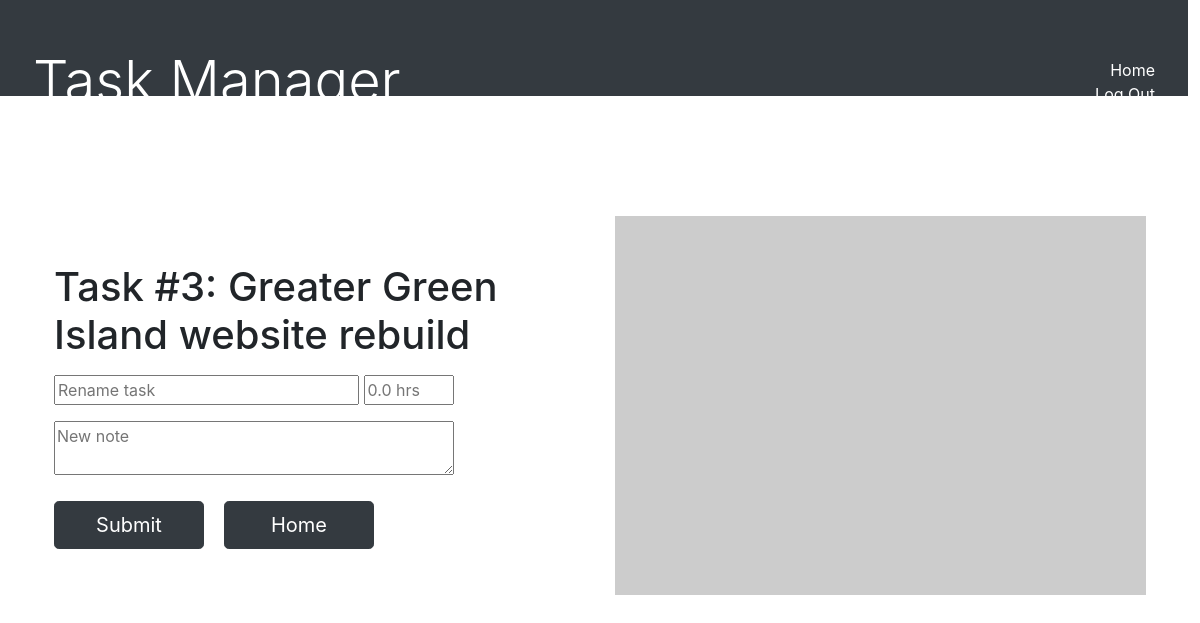
Screenshot of /edit/3 (signed in) with the database file from the repository.
### main.py (models this page shows)
class TaskList(db.Model):
    __tablename__ = 'tasklist'
    id = db.Column(db.Integer, primary_key=True, autoincrement=True)
    name = db.Column(db.String(256))
    date_start = db.Column(db.String, default=datetime.today().strftime('%d-%m-%Y'))
    date_end = db.Column(db.String)
    hours_spent = db.Column(db.Float)
    task_start_time = db.Column(db.Float)
    active = db.Column(db.Boolean, default=False)
    completed = db.Column(db.Boolean, default=False)
    user_id = db.Column(db.Integer, db.ForeignKey("user.id"))
    note = relationship("Notes", back_populates="task")

### main.py (the view, shortened to what this page needs)
@app.route("/edit/<task_id>", methods=["GET", "POST"])
@login_required
def edit(task_id):
    edit_task = TaskList.query.get(task_id)
    notes = db.session.query(Notes).filter_by(task_id=edit_task.id).all()
    if request.method == "GET":
        return render_template("edit.html", task=edit_task, notes=notes)
    db.session.commit()
    tasks = current_user.tasks.all()
    return redirect(url_for('home', tasks=tasks, current_user=current_user))

### main.py (called while the page is built)
@login_manager.user_loader
def load_user(user_id):
    return User.query.get(user_id)

### templates/edit.html (shortened to what this page needs)
{% extends "base.html" %}
{% block content %}
  <div class="edit-screen container col-xxl-8 px-4 py-5">
    <div class="row flex-lg-row-reverse align-items-center g-5 py-5">
      <div class="col-10 col-sm-8 col-lg-6">
        <img src="https://picsum.photos/700/500" class="d-block mx-lg-auto img-fluid">
      </div>
      <div class="col-lg-6">
        <h1 class="display-5 fw-bold lh-1 mb-3">Task #{{ task.id }}: {{ task.name }}</h1>
          <form action="" method="POST">
              <input type="string", name="name", style="width:305px;", placeholder="Rename task">
              <input type="float", name="hours", style="width:90px;", placeholder="{{ '%0.1f' | format(task.hours_spent|float) }} hrs"><br>
              <textarea maxlength="249", style="width:400px;", name="notes", placeholder="New note"></textarea>
        <div class="d-grid gap-2 d-md-flex justify-content-md-start">
            <button class="btn btn-dark btn-lg px-4 me-md-2" type="submit">Submit</button>
            <a class="btn btn-dark btn-lg px-4 me-md-2" href="{{ url_for('home') }}">Home</a>
            <br>
        </div>
          </form>
      </div>
    </div>
  </div>
{% endblock %}

### static/styles.css (style rules this page uses)
.btn { width: 150px; margin: 0 10px; }
textarea { margin-bottom: 20px; }
.edit-screen .btn { position: relative; right: 10px; }

### rows the page displays
TaskList: id "3", name "Greater Green Island website rebuild", hours "0.0 hrs"
